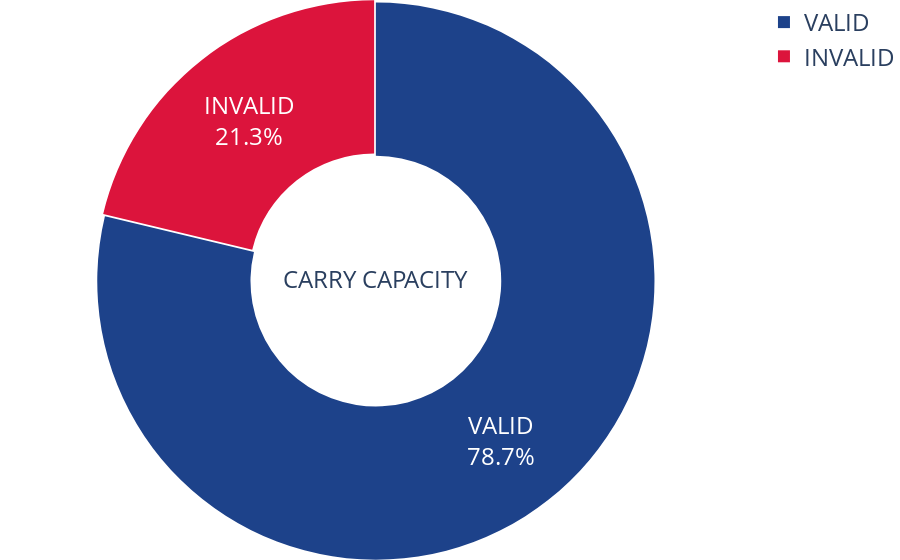

The cell this chart's notebook holds for it:
### Markdown cell above
#### CARRY CAPACITY DONUT CHART

### Code cell
labels = ['VALID', 'INVALID']
values = [valid_carry_capacity, invalid_carry_capacity ]
colors = ['rgb(29,66,138)', 'crimson']

fig = go.Figure(data=[go.Pie(
                             labels=labels,
                             values=values,
                             hole=0.45,
                             pull=0.005,
                             title='CARRY CAPACITY',
                             marker_colors=colors
                            
                             )])

fig.update_traces(text=labels)

fig.update_layout(font = {'size': 24},
                  title = {'font': {'size': 24}},
                  margin = dict(t=0, b=0, l=1, r=0))

fig.show()

offline.plot(fig, image = 'png', image_filename= 'carry capacity donut chart{}'.format(date))

### Figure 1 — Plotly figure (JSON) as saved in the notebook; plotly's stock layout.template omitted (floating-point values rounded to 4 significant figures)
{"data": [{"hole": 0.45, "labels": ["VALID", "INVALID"], "marker": {"colors": ["rgb(29,66,138)", "crimson"]}, "pull": 0.005, "text": ["VALID", "INVALID"], "title": {"text": "CARRY CAPACITY"}, "type": "pie", "values": [2908, 785]}], "layout": {"font": {"size": 24}, "margin": {"b": 0, "l": 1, "r": 0, "t": 0}, "title": {"font": {"size": 24}}}}
